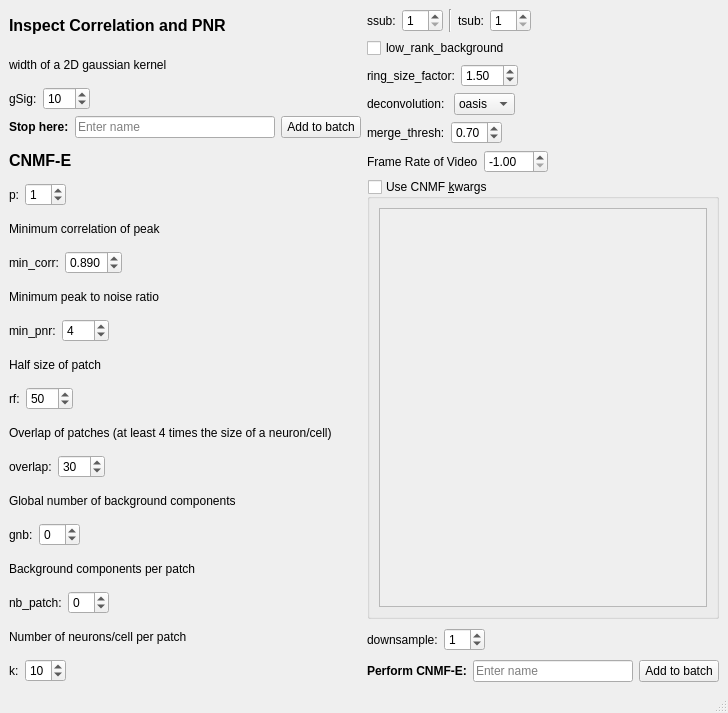
<?xml version="1.0" encoding="UTF-8"?>
<ui version="4.0">
 <class>CNMFEParamsWindow</class>
 <widget class="QMainWindow" name="CNMFEParamsWindow">
  <property name="geometry">
   <rect>
    <x>0</x>
    <y>0</y>
    <width>728</width>
    <height>713</height>
   </rect>
  </property>
  <property name="windowTitle">
   <string>params cnmfe</string>
  </property>
  <widget class="QWidget" name="centralwidget">
   <layout class="QGridLayout" name="gridLayout">
    <item row="0" column="0" rowspan="9">
     <layout class="QVBoxLayout" name="verticalLayout">
      <item>
       <widget class="QLabel" name="label_5">
        <property name="font">
         <font>
          <pointsize>12</pointsize>
          <weight>75</weight>
          <bold>true</bold>
         </font>
        </property>
        <property name="toolTip">
         <string>Compute some summary images (correlation and peak to noise ratio)</string>
        </property>
        <property name="text">
         <string>Inspect Correlation and PNR</string>
        </property>
       </widget>
      </item>
      <item>
       <widget class="QLabel" name="label_2">
        <property name="text">
         <string>width of a 2D gaussian kernel</string>
        </property>
       </widget>
      </item>
      <item>
       <layout class="QHBoxLayout" name="horizontalLayout">
        <item>
         <widget class="QLabel" name="label">
          <property name="text">
           <string>gSig:</string>
          </property>
         </widget>
        </item>
        <item>
         <widget class="QSpinBox" name="spinBoxGSig">
          <property name="minimum">
           <number>2</number>
          </property>
          <property name="maximum">
           <number>998</number>
          </property>
          <property name="singleStep">
           <number>1</number>
          </property>
          <property name="value">
           <number>10</number>
          </property>
         </widget>
        </item>
        <item>
         <spacer name="horizontalSpacer">
          <property name="orientation">
           <enum>Qt::Horizontal</enum>
          </property>
          <property name="sizeHint" stdset="0">
           <size>
            <width>40</width>
            <height>20</height>
           </size>
          </property>
         </spacer>
        </item>
       </layout>
      </item>
      <item>
       <layout class="QHBoxLayout" name="horizontalLayout_3">
        <item>
         <widget class="QLabel" name="label_9">
          <property name="font">
           <font>
            <weight>75</weight>
            <bold>true</bold>
           </font>
          </property>
          <property name="text">
           <string>Stop here:</string>
          </property>
         </widget>
        </item>
        <item>
         <widget class="QLineEdit" name="lineEdCorrPNRName">
          <property name="placeholderText">
           <string>Enter name</string>
          </property>
         </widget>
        </item>
        <item>
         <widget class="QPushButton" name="btnAddToBatchCorrPNR">
          <property name="text">
           <string>Add to batch</string>
          </property>
         </widget>
        </item>
       </layout>
      </item>
      <item>
       <widget class="QLabel" name="label_20">
        <property name="font">
         <font>
          <pointsize>12</pointsize>
          <weight>75</weight>
          <bold>true</bold>
         </font>
        </property>
        <property name="text">
         <string>CNMF-E</string>
        </property>
       </widget>
      </item>
      <item>
       <layout class="QHBoxLayout" name="horizontalLayout_12">
        <item>
         <widget class="QLabel" name="label_19">
          <property name="text">
           <string>p:</string>
          </property>
         </widget>
        </item>
        <item>
         <widget class="QSpinBox" name="spinBox_p">
          <property name="value">
           <number>1</number>
          </property>
         </widget>
        </item>
        <item>
         <spacer name="horizontalSpacer_3">
          <property name="orientation">
           <enum>Qt::Horizontal</enum>
          </property>
          <property name="sizeHint" stdset="0">
           <size>
            <width>40</width>
            <height>20</height>
           </size>
          </property>
         </spacer>
        </item>
       </layout>
      </item>
      <item>
       <widget class="QLabel" name="label_7">
        <property name="text">
         <string>Minimum correlation of peak</string>
        </property>
       </widget>
      </item>
      <item>
       <layout class="QHBoxLayout" name="horizontalLayout_6">
        <item>
         <widget class="QLabel" name="label_8">
          <property name="text">
           <string>min_corr:</string>
          </property>
         </widget>
        </item>
        <item>
         <widget class="QDoubleSpinBox" name="doubleSpinBoxMinCorr">
          <property name="decimals">
           <number>3</number>
          </property>
          <property name="maximum">
           <double>1.000000000000000</double>
          </property>
          <property name="singleStep">
           <double>0.005000000000000</double>
          </property>
          <property name="value">
           <double>0.890000000000000</double>
          </property>
         </widget>
        </item>
        <item>
         <spacer name="horizontalSpacer_4">
          <property name="orientation">
           <enum>Qt::Horizontal</enum>
          </property>
          <property name="sizeHint" stdset="0">
           <size>
            <width>40</width>
            <height>20</height>
           </size>
          </property>
         </spacer>
        </item>
       </layout>
      </item>
      <item>
       <widget class="QLabel" name="label_11">
        <property name="text">
         <string>Minimum peak to noise ratio</string>
        </property>
       </widget>
      </item>
      <item>
       <layout class="QHBoxLayout" name="horizontalLayout_7">
        <item>
         <widget class="QLabel" name="label_10">
          <property name="text">
           <string>min_pnr:</string>
          </property>
         </widget>
        </item>
        <item>
         <widget class="QSpinBox" name="spinBoxMinPNR">
          <property name="maximum">
           <number>999</number>
          </property>
          <property name="value">
           <number>4</number>
          </property>
         </widget>
        </item>
        <item>
         <spacer name="horizontalSpacer_5">
          <property name="orientation">
           <enum>Qt::Horizontal</enum>
          </property>
          <property name="sizeHint" stdset="0">
           <size>
            <width>40</width>
            <height>20</height>
           </size>
          </property>
         </spacer>
        </item>
       </layout>
      </item>
      <item>
       <widget class="QLabel" name="label_24">
        <property name="text">
         <string>Half size of patch</string>
        </property>
       </widget>
      </item>
      <item>
       <layout class="QHBoxLayout" name="horizontalLayout_13">
        <item>
         <widget class="QLabel" name="label_21">
          <property name="text">
           <string>rf:</string>
          </property>
         </widget>
        </item>
        <item>
         <widget class="QSpinBox" name="spinBoxRf">
          <property name="maximum">
           <number>999</number>
          </property>
          <property name="value">
           <number>50</number>
          </property>
         </widget>
        </item>
        <item>
         <spacer name="horizontalSpacer_10">
          <property name="orientation">
           <enum>Qt::Horizontal</enum>
          </property>
          <property name="sizeHint" stdset="0">
           <size>
            <width>40</width>
            <height>20</height>
           </size>
          </property>
         </spacer>
        </item>
       </layout>
      </item>
      <item>
       <widget class="QLabel" name="label_25">
        <property name="text">
         <string>Overlap of patches (at least 4 times the size of a neuron/cell)</string>
        </property>
       </widget>
      </item>
      <item>
       <layout class="QHBoxLayout" name="horizontalLayout_18">
        <item>
         <widget class="QLabel" name="label_26">
          <property name="text">
           <string>overlap:</string>
          </property>
         </widget>
        </item>
        <item>
         <widget class="QSpinBox" name="spinBoxOverlap">
          <property name="maximum">
           <number>999</number>
          </property>
          <property name="value">
           <number>30</number>
          </property>
         </widget>
        </item>
        <item>
         <spacer name="horizontalSpacer_11">
          <property name="orientation">
           <enum>Qt::Horizontal</enum>
          </property>
          <property name="sizeHint" stdset="0">
           <size>
            <width>40</width>
            <height>20</height>
           </size>
          </property>
         </spacer>
        </item>
       </layout>
      </item>
      <item>
       <widget class="QLabel" name="label_28">
        <property name="text">
         <string>Global number of background components</string>
        </property>
       </widget>
      </item>
      <item>
       <layout class="QHBoxLayout" name="horizontalLayout_19">
        <item>
         <widget class="QLabel" name="label_27">
          <property name="text">
           <string>gnb:</string>
          </property>
         </widget>
        </item>
        <item>
         <widget class="QSpinBox" name="spinBoxGnb">
          <property name="minimum">
           <number>-1</number>
          </property>
          <property name="maximum">
           <number>99</number>
          </property>
          <property name="value">
           <number>0</number>
          </property>
         </widget>
        </item>
        <item>
         <spacer name="horizontalSpacer_12">
          <property name="orientation">
           <enum>Qt::Horizontal</enum>
          </property>
          <property name="sizeHint" stdset="0">
           <size>
            <width>40</width>
            <height>20</height>
           </size>
          </property>
         </spacer>
        </item>
       </layout>
      </item>
      <item>
       <widget class="QLabel" name="label_30">
        <property name="text">
         <string>Background components per patch</string>
        </property>
       </widget>
      </item>
      <item>
       <layout class="QHBoxLayout" name="horizontalLayout_20">
        <item>
         <widget class="QLabel" name="label_29">
          <property name="text">
           <string>nb_patch:</string>
          </property>
         </widget>
        </item>
        <item>
         <widget class="QSpinBox" name="spinBoxNb_patch">
          <property name="minimum">
           <number>-1</number>
          </property>
          <property name="value">
           <number>0</number>
          </property>
         </widget>
        </item>
        <item>
         <spacer name="horizontalSpacer_13">
          <property name="orientation">
           <enum>Qt::Horizontal</enum>
          </property>
          <property name="sizeHint" stdset="0">
           <size>
            <width>40</width>
            <height>20</height>
           </size>
          </property>
         </spacer>
        </item>
       </layout>
      </item>
      <item>
       <widget class="QLabel" name="label_32">
        <property name="text">
         <string>Number of neurons/cell per patch</string>
        </property>
       </widget>
      </item>
      <item>
       <layout class="QHBoxLayout" name="horizontalLayout_21">
        <item>
         <widget class="QLabel" name="label_31">
          <property name="text">
           <string>k:</string>
          </property>
         </widget>
        </item>
        <item>
         <widget class="QSpinBox" name="spinBoxK">
          <property name="minimum">
           <number>0</number>
          </property>
          <property name="value">
           <number>10</number>
          </property>
         </widget>
        </item>
        <item>
         <spacer name="horizontalSpacer_14">
          <property name="orientation">
           <enum>Qt::Horizontal</enum>
          </property>
          <property name="sizeHint" stdset="0">
           <size>
            <width>40</width>
            <height>20</height>
           </size>
          </property>
         </spacer>
        </item>
       </layout>
      </item>
     </layout>
    </item>
    <item row="0" column="1">
     <layout class="QHBoxLayout" name="horizontalLayout_23">
      <item>
       <widget class="QLabel" name="label_35">
        <property name="text">
         <string>ssub:</string>
        </property>
       </widget>
      </item>
      <item>
       <widget class="QSpinBox" name="spinBox_ssub">
        <property name="minimum">
         <number>1</number>
        </property>
        <property name="value">
         <number>1</number>
        </property>
       </widget>
      </item>
      <item>
       <widget class="Line" name="line">
        <property name="orientation">
         <enum>Qt::Vertical</enum>
        </property>
       </widget>
      </item>
      <item>
       <widget class="QLabel" name="label_36">
        <property name="text">
         <string>tsub:</string>
        </property>
       </widget>
      </item>
      <item>
       <widget class="QSpinBox" name="spinBox_tsub">
        <property name="minimum">
         <number>1</number>
        </property>
        <property name="singleStep">
         <number>1</number>
        </property>
        <property name="value">
         <number>1</number>
        </property>
       </widget>
      </item>
      <item>
       <spacer name="horizontalSpacer_17">
        <property name="orientation">
         <enum>Qt::Horizontal</enum>
        </property>
        <property name="sizeHint" stdset="0">
         <size>
          <width>40</width>
          <height>20</height>
         </size>
        </property>
       </spacer>
      </item>
     </layout>
    </item>
    <item row="1" column="1">
     <widget class="QCheckBox" name="checkBox_low_rank_background">
      <property name="text">
       <string>low_rank_background</string>
      </property>
     </widget>
    </item>
    <item row="2" column="1">
     <layout class="QHBoxLayout" name="horizontalLayout_4">
      <item>
       <widget class="QLabel" name="label_6">
        <property name="text">
         <string>ring_size_factor:</string>
        </property>
       </widget>
      </item>
      <item>
       <widget class="QDoubleSpinBox" name="doubleSpinBox_ring_size_factor">
        <property name="singleStep">
         <double>0.100000000000000</double>
        </property>
        <property name="value">
         <double>1.500000000000000</double>
        </property>
       </widget>
      </item>
      <item>
       <spacer name="horizontalSpacer_9">
        <property name="orientation">
         <enum>Qt::Horizontal</enum>
        </property>
        <property name="sizeHint" stdset="0">
         <size>
          <width>40</width>
          <height>20</height>
         </size>
        </property>
       </spacer>
      </item>
     </layout>
    </item>
    <item row="3" column="1">
     <layout class="QHBoxLayout" name="horizontalLayout_5">
      <item>
       <widget class="QLabel" name="label_4">
        <property name="text">
         <string>deconvolution: </string>
        </property>
       </widget>
      </item>
      <item>
       <widget class="QComboBox" name="comboBoxDeconv">
        <item>
         <property name="text">
          <string>oasis</string>
         </property>
        </item>
        <item>
         <property name="text">
          <string>cvxpy</string>
         </property>
        </item>
        <item>
         <property name="text">
          <string>SKIP</string>
         </property>
        </item>
       </widget>
      </item>
      <item>
       <spacer name="horizontalSpacer_2">
        <property name="orientation">
         <enum>Qt::Horizontal</enum>
        </property>
        <property name="sizeHint" stdset="0">
         <size>
          <width>40</width>
          <height>20</height>
         </size>
        </property>
       </spacer>
      </item>
     </layout>
    </item>
    <item row="4" column="1">
     <layout class="QHBoxLayout" name="horizontalLayout_14">
      <item>
       <widget class="QLabel" name="label_22">
        <property name="text">
         <string>merge_thresh:</string>
        </property>
       </widget>
      </item>
      <item>
       <widget class="QDoubleSpinBox" name="doubleSpinBoxMergeThresh">
        <property name="maximum">
         <double>1.000000000000000</double>
        </property>
        <property name="singleStep">
         <double>0.050000000000000</double>
        </property>
        <property name="value">
         <double>0.700000000000000</double>
        </property>
       </widget>
      </item>
      <item>
       <spacer name="horizontalSpacer_15">
        <property name="orientation">
         <enum>Qt::Horizontal</enum>
        </property>
        <property name="sizeHint" stdset="0">
         <size>
          <width>40</width>
          <height>20</height>
         </size>
        </property>
       </spacer>
      </item>
     </layout>
    </item>
    <item row="5" column="1">
     <layout class="QHBoxLayout" name="horizontalLayout_8">
      <item>
       <widget class="QLabel" name="label_12">
        <property name="text">
         <string>Frame Rate of Video</string>
        </property>
       </widget>
      </item>
      <item>
       <widget class="QDoubleSpinBox" name="doubleSpinBoxFrameRate">
        <property name="minimum">
         <double>-1.000000000000000</double>
        </property>
        <property name="maximum">
         <double>140.000000000000000</double>
        </property>
        <property name="value">
         <double>-1.000000000000000</double>
        </property>
       </widget>
      </item>
      <item>
       <spacer name="horizontalSpacer_6">
        <property name="orientation">
         <enum>Qt::Horizontal</enum>
        </property>
        <property name="sizeHint" stdset="0">
         <size>
          <width>40</width>
          <height>20</height>
         </size>
        </property>
       </spacer>
      </item>
     </layout>
    </item>
    <item row="6" column="1">
     <widget class="QGroupBox" name="groupBox_cnmf_kwargs">
      <property name="toolTip">
       <string>You can enter additional kwargs to pass for CNMF instantiation.
Use single quotes for strings, do not use double quotes.</string>
      </property>
      <property name="statusTip">
       <string/>
      </property>
      <property name="title">
       <string>Use CNMF &amp;kwargs</string>
      </property>
      <property name="checkable">
       <bool>true</bool>
      </property>
      <property name="checked">
       <bool>false</bool>
      </property>
      <layout class="QVBoxLayout" name="verticalLayout_3">
       <item>
        <widget class="QPlainTextEdit" name="plainTextEdit_cnmf_kwargs">
         <property name="toolTip">
          <string>You can enter additional kwargs to pass for CNMF instantiation.
Use single quotes for strings, do not use double quotes.</string>
         </property>
        </widget>
       </item>
      </layout>
     </widget>
    </item>
    <item row="7" column="1">
     <layout class="QHBoxLayout" name="horizontalLayout_2">
      <item>
       <widget class="QLabel" name="label_3">
        <property name="text">
         <string>downsample:</string>
        </property>
       </widget>
      </item>
      <item>
       <widget class="QSpinBox" name="spinBoxDownsample">
        <property name="value">
         <number>1</number>
        </property>
       </widget>
      </item>
      <item>
       <spacer name="horizontalSpacer_16">
        <property name="orientation">
         <enum>Qt::Horizontal</enum>
        </property>
        <property name="sizeHint" stdset="0">
         <size>
          <width>37</width>
          <height>29</height>
         </size>
        </property>
       </spacer>
      </item>
     </layout>
    </item>
    <item row="8" column="1">
     <layout class="QHBoxLayout" name="horizontalLayout_11">
      <item>
       <widget class="QLabel" name="label_18">
        <property name="font">
         <font>
          <weight>75</weight>
          <bold>true</bold>
         </font>
        </property>
        <property name="text">
         <string>Perform CNMF-E:</string>
        </property>
       </widget>
      </item>
      <item>
       <widget class="QLineEdit" name="lineEdName">
        <property name="placeholderText">
         <string>Enter name</string>
        </property>
       </widget>
      </item>
      <item>
       <widget class="QPushButton" name="btnAddToBatchCNMFE">
        <property name="text">
         <string>Add to batch</string>
        </property>
       </widget>
      </item>
     </layout>
    </item>
   </layout>
  </widget>
  <widget class="QMenuBar" name="menubar">
   <property name="geometry">
    <rect>
     <x>0</x>
     <y>0</y>
     <width>728</width>
     <height>22</height>
    </rect>
   </property>
  </widget>
  <widget class="QStatusBar" name="statusbar"/>
 </widget>
 <resources/>
 <connections/>
</ui>
